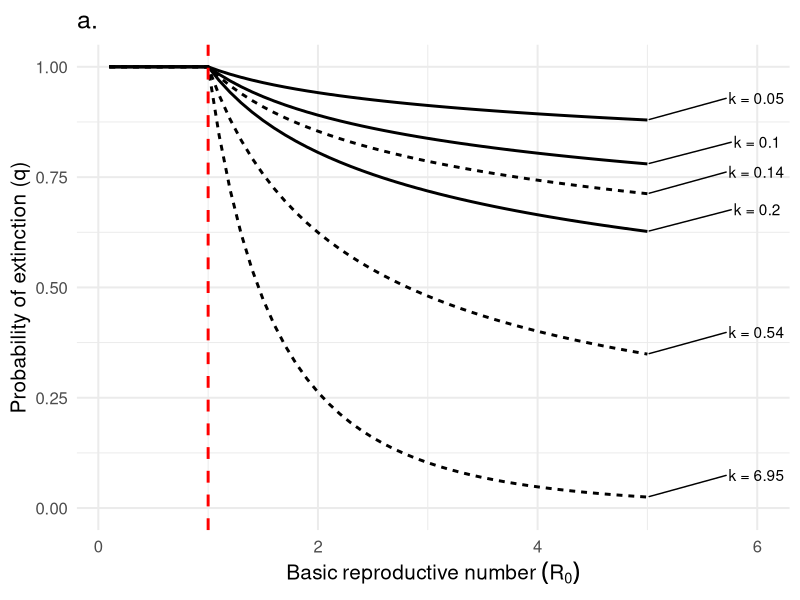
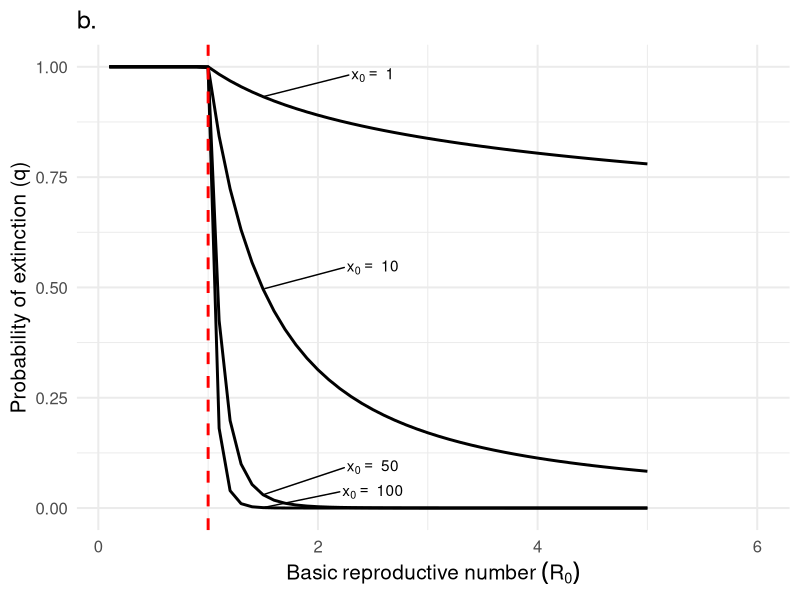
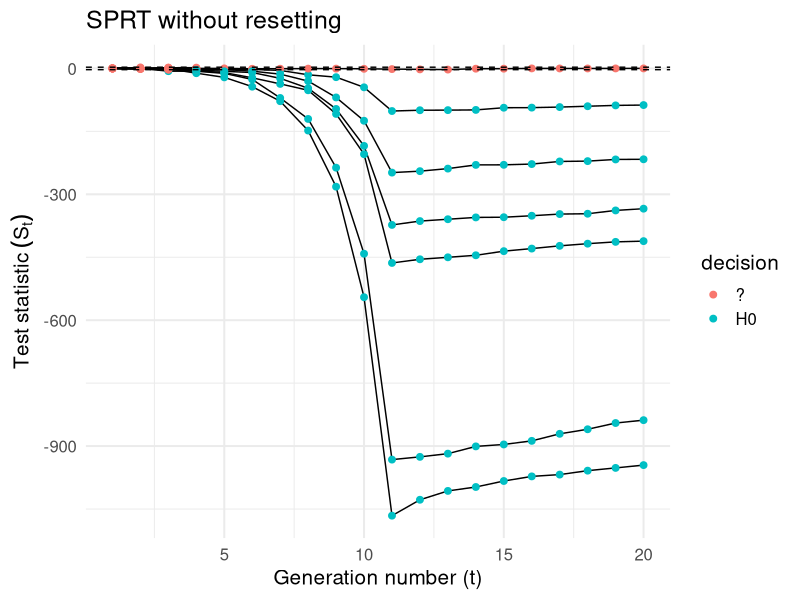
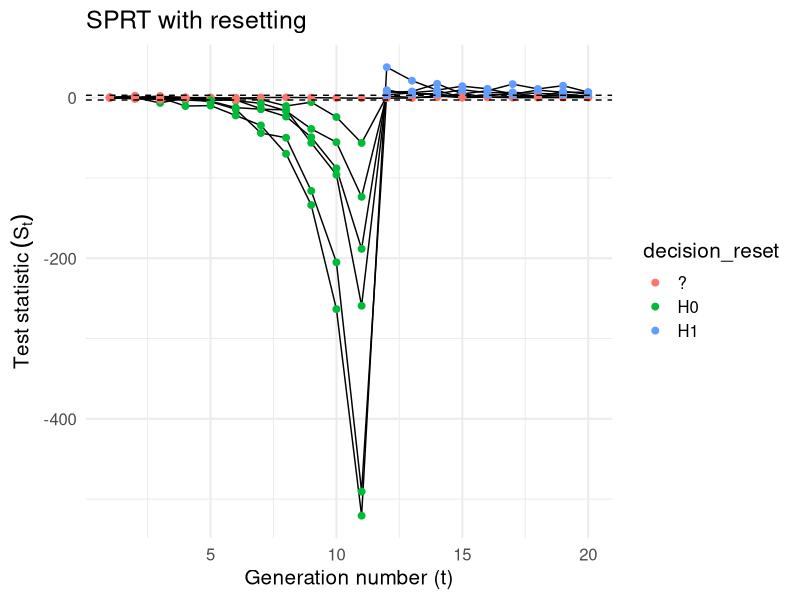
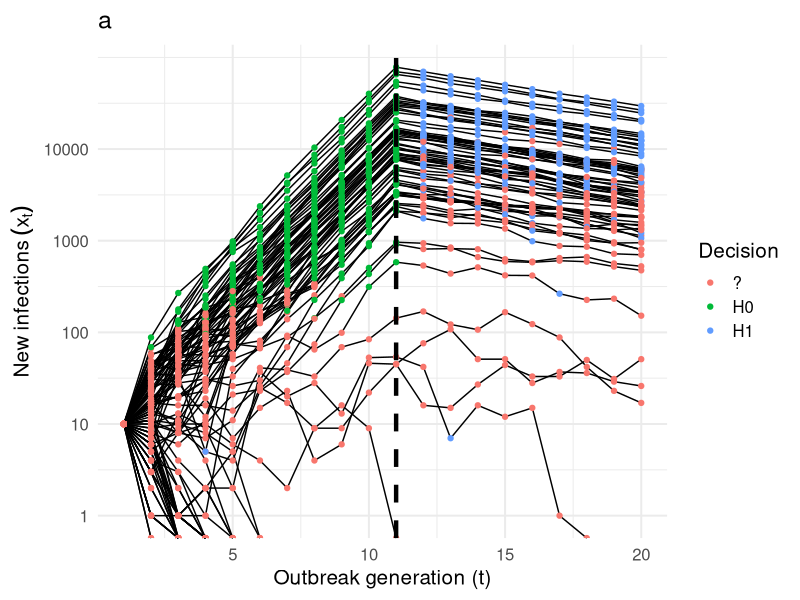
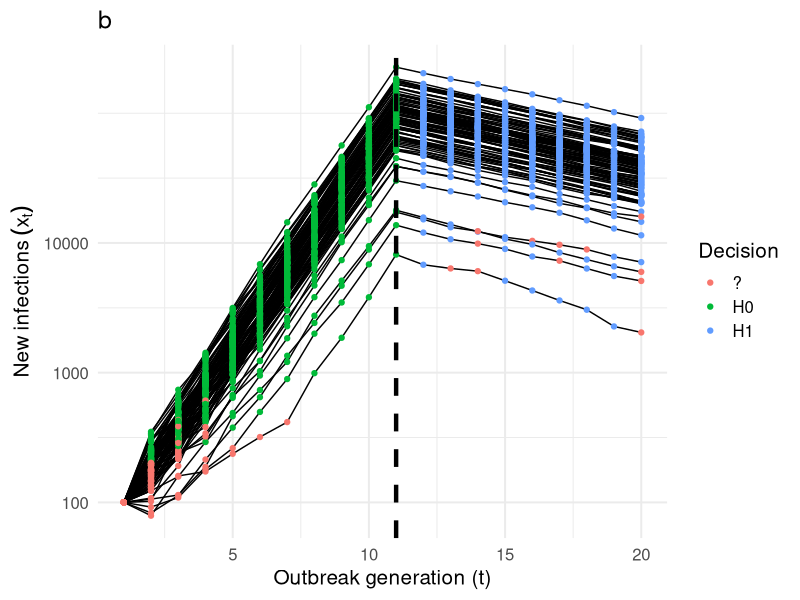
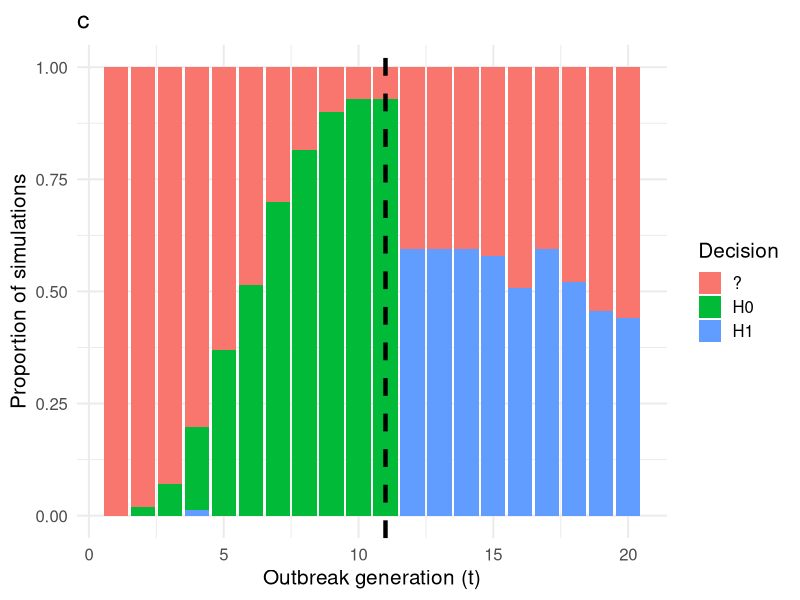
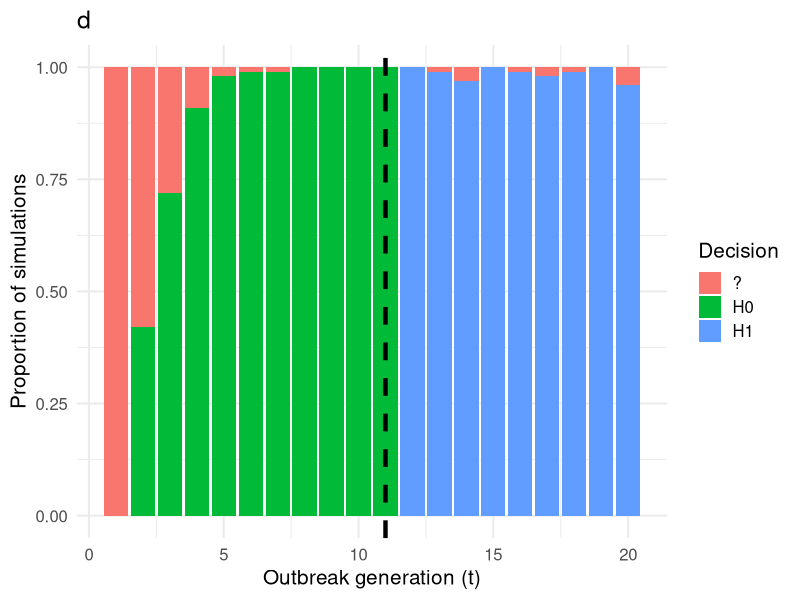

The R script that drew these images, in order: (Note: this script raises an error after producing the figures.)
## ---- chunk 1
knitr::opts_chunk$set(echo = FALSE)
suppressMessages(library(tidyverse))

# branching process model
episim <- function (t, i_0, r0, disp, cont, nsim) {
  
  # init list to store each simulation
  out_list <- vector("list", nsim)
  
  for (k in seq_along(out_list)) {
    # initialize data frame
    out <- tibble("time" = t
                  , "R0_true" = r0
                  , "disp_true" = disp
                  , "control" = cont
                  , "infected" = NA
                  , "simulation" = k)
    out[1, "infected"] <- i_0
    
    # branching process simulations
    for (i in 2:length(t)) {
      out[i, "infected"] <- sum(rnbinom(n = unlist(out[i-1, "infected"]), # number infected in previous time step
                                        mu = (1 - unlist(out[i-1, "control"]))  * unlist(out[i-1, "R0_true"]), # (controlled) R
                                        size = unlist(out[i-1, "disp_true"]))) # dispersion
      if(out[i, "infected"] == 0) break
    }
    # save in out_list
    out_list[[k]] <- out %>% filter(!is.na(infected))
  }
  return(bind_rows(out_list))
}

# if it is true that for X_i ~ NB(mu, k) iid that sum(X_i) ~ NB(sum(mu), sum(k)) then the P( x_{t+1} | x_t, theta ) is 
# dnbinom(x = x1, mu = x0 * r0, size = x0 * disp) because the X_i are iid

objfn <- function(r, x1, x0, dispersion) {
  # likelihood( x1 | x0, r, dispersion )
  dnbinom(x = x1, mu = x0*r, size = x0*dispersion)
}


#  find restricted MLE under h_0 or h_1
likelihood <- function (x_prev, x_now, disp, interval = c(), guess = 1.5) {
  opt <- optim(par = guess, fn = objfn, control = list(fnscale = -1), 
      method = "Brent", lower = interval[1], upper = interval[2],
      x0 = x_prev, x1 = x_now, dispersion = disp)
  return(opt$value)
}

# sequential test functions
calc_sr <- function(data, accept_reg = c(1 + 10^-6, 2.5), reject_reg = c(0, 1)) {
  
  # initialize empty columns for likelihood calculations
  data$lik0 <- NA
  data$lik1 <- NA
  
  # parameter space
  theta0 <- accept_reg
  theta1 <- reject_reg
  
  # use midpoint of interval as init guess for optim (Brent's method)
  guess0 <- accept_reg[1] + (accept_reg[2] - accept_reg[1]) / 2 
  guess1 <- reject_reg[1] + (reject_reg[2] - reject_reg[1]) / 2 
  
  sim_number <- 1
  for (i in 2:nrow(data)) {
    
    if (data[i, "simulation"] == sim_number + 1) {
      # skip calculation of likelihood for the first observation in each simluation
      sim_number <- sim_number + 1
      next
    }
    
    # observed states and known pars
    x0 <- unlist(data[i-1, "infected"])
    x1 <- unlist(data[i, "infected"])
    disp <- unlist(data[i-1, "disp_true"])
    
    # likelihood calculation
    data[i,"lik0"] <- likelihood(x_prev = x0, x_now = x1, disp = disp,  # p(x_now | x_prev, disp, theta \in Theta_0)
                                   interval = theta0, guess = guess0)
    data[i,"lik1"] <- likelihood(x_prev = x0, x_now = x1, disp = disp,  # p(x_now | x_prev, disp, theta \in Theta_1)
                                   interval = theta1, guess = guess1)
  }
  
  return(data)
}

calc_reset_sr <- function(data) {
  
  # init vectors to hold reset sprt (cumulative sr) and decision
  sprt_reset <- vector("numeric", length = nrow(data))
  decision_reset <- vector("character", length = nrow(data))
  
  # init data
  sr <- data$sr
  a <- unique(data$a)
  b <- unique(data$b)
  
  # both models are equally likely for first observation
  sprt_reset[1] <- 0
  decision_reset[1] <- "?"
  
  sim_number <- 1
  for (i in 2:nrow(data)) {
    
    if (data[i, "simulation"] == sim_number + 1) {
      # skip calculation of resetting sprt for the first observation in each simluation
      sim_number <- sim_number + 1
      sprt_reset[i] <- 0
      decision_reset[i] <- "?"
      next
    }
    
    # if no decision has been made, update SPRT
    # otherwise, reset the SPRT
    ifelse(decision_reset[i] == "?",
           sprt_reset[i] <- sprt_reset[i-1] + sr[i],
           sprt_reset[i] <- sr[i])
    
    # if SPRT has crossed bounds, make decision
    # otherwise continue sampling
    ifelse(sprt_reset[i] < b
           ,{decision_reset[i] <- "H0"}#; sprt_reset[i+1] <- sr[i+1]; next}
           ,ifelse(sprt_reset[i] > a
                   ,{decision_reset[i] <- "H1"}#; sprt_reset[i+1] <- sr[i+1]; next}
                   ,{decision_reset[i] <- "?"})
    )
  }
  
  # attach reset sprt calculations and decisions to df
  data$sprt_reset <- sprt_reset
  data$decision_reset <- decision_reset
  
  return(data)
}

my_theme <- function(...) theme_minimal(base_size = 15) 
## ---- chunk 2
# set params and init conds
t <- 1:20
r0 <- c(rep(2, 10), rep(0.9, 10)) # lockdown starts at t = 11
disp <- 0.10 # median of posterior estimate of k for SARS-CoV-2 (Endo et al. 2020)
i_0 <- 100
cont <- 0
n <- 100
## ---- chunk 3
# per supplement of lloyd-smith et al. 2005:
# The probability that the population is extinct by the nth generation is denoted q and the pgf is denoted g(s).
# Then q = g_n(q)  as n -> inf and q is bounded [0,1]
# where g(s) = (1 + (r0/k) * (1 - s*))^(-k), for the NB model
# and g_0(s) = s, g_1(s) = g(s), ..., g_n+1(s) = g(g_n(s))

# probability generating function for NB
gfun <- function (s, r0, k) { # g(s; r0, k) 
  return((1 + (r0/k) * (1 - s))^(-k))
}

# estimates of k for SARS-CoV-2 
k_vec <- c(0.54, 0.14, 6.95, # median and 90 % highest density interval from Riou and Althaus (2020) Euro Surveill
           0.1, 0.05, 0.2)   # endo et al. 2020 wellcome open research
r0_vec <- seq(0.1, 5, by = 0.1)
q_list <- vector("list", length(k_vec)*length(r0_vec))
niteration <- 10^4

# calculate g_n(0) as n -> niteration. This is the probality of extinction when there is initially 1 infected
x <- 1
for (i in seq_along(k_vec)) {
  # init vector to store values of q
  for (j in seq_along(r0_vec)) {
    q <- vector("numeric", length = niteration + 1)
    q[1] <- 0 # g_0(0)
    # calculate g_1(0), ..., g_n(0)
    for (k in 1:(niteration + 1)) {
      q[k + 1] <- gfun(q[k], r0_vec[j], k_vec[i])  
    }
  # create df and store in q_list
  q_list[[x]] <- tibble(n = 0:(niteration + 1),
                        pext = q,
                        k = k_vec[i],
                        r0 = r0_vec[j])
  x <- x + 1
  }
}

## ---- chunk 4
# probability of extinction
extinction_df <- 
  q_list %>% bind_rows() %>%
group_by(k, r0) %>%
summarize(p_extinction = max(pext)) %>%
mutate(estimate = case_when(k == 0.1 | k == 0.54 ~ "a.median",
                            k == 0.05 | k == 0.14 | k == 6.95 | k == 0.2 ~ "b.interval"),
       source = case_when(k == 0.05 | k == 0.1 | k == 0.2 ~ "Endo et al. (2020)",
                          k == 0.14 | k == 0.54 | k == 6.95 ~ "Riou & Althaus (2020)"))

# pal <- c("#440154FF", "#55C667FF") # set manual color palette
extinction_df %>%
  mutate(label = if_else(r0 == max(r0), paste0("k = ",k), NA_character_)) %>%
  ggplot(aes(x = r0, y = p_extinction, group = k, linetype = source)) +#, col = source, linetype = estimate)) +
  geom_line(size = 1) + 
  #viridis::scale_color_viridis(discrete = T) +
  #scale_color_manual(values = pal) +
  geom_vline(aes(xintercept = 1), linetype = "dashed", size = 1, col = "red") +
  ylim(0,1) +
  my_theme() + theme(legend.position = "none") +
  labs(title = "a.",
       x = expression(Basic ~ reproductive ~ number ~ (R[0])) ,
       y = "Probability of extinction (q)",
       col = "dispersion (k)") +
  ggrepel::geom_text_repel(aes(label = label), nudge_y = 0.05, nudge_x = 1, na.rm = TRUE)


extinction_df %>%
  #filter(source == "Endo et al. (2020)") %>%
  filter(k == 0.1) %>%
  expand_grid(z0 = c(1, 10, 50, 100)) %>%
  mutate(p_extinction = p_extinction^z0) %>%
  mutate(label = if_else(near(r0, 1.5), paste("x[0] == ~" ,z0), NA_character_)) %>%
  ggplot(aes(x = r0, y = p_extinction, group = z0)) +#, col = source, linetype = estimate)) +
  geom_line(size = 1) +
  geom_vline(aes(xintercept = 1), linetype = "dashed", size = 1, col = "red") +
  ylim(0,1) +
  my_theme() + theme(legend.position = "none") +
  labs(title = "b.",
       x = expression(Basic ~ reproductive ~ number ~ (R[0])) ,
       y = "Probability of extinction (q)",
       col = "dispersion (k)") +
  ggrepel::geom_text_repel(aes(label = label), nudge_y = 0.05, nudge_x = 1, na.rm = TRUE, parse = TRUE)


## ---- chunk 5


#likelihood(x_prev = 10, x_now = 20, disp = 0.16, interval = c(1, 2.5))

## ---- chunk 6
set.seed(123)
df_break_high <- episim(t = t, i_0 = 100, r0 = r0, disp = disp, cont = cont, nsim = 100)
df_break_low <- episim(t = t, i_0 = 10, r0 = r0, disp = disp, cont = cont, nsim = 100)

df_break_high <- calc_sr(df_break_high)
df_break_low <- calc_sr(df_break_low) 

break_high_sprt <- df_break_high %>%
  group_by(simulation) %>%
  mutate(sr = log(lik1/lik0) ,
         sr = ifelse(is.na(sr), 0, sr),
         sprt = cumsum(sr),
         a = log( (1 - 0.05)/ 0.05),
         b = log(0.05/(1 - 0.05)),
         decision = case_when(sprt <= a & sprt >= b ~"?",
                              sprt > a ~ "H1",
                              sprt < b ~ "H0"))

break_low_sprt <- df_break_low %>%
  group_by(simulation) %>%
  mutate(sr = log(lik1/lik0) ,
         sr = ifelse(is.na(sr), 0, sr),
         sprt = cumsum(sr),
         a = log( (1 - 0.05)/ 0.05),
         b = log(0.05/(1 - 0.05)),
         decision = case_when(sprt <= a & sprt >= b ~"?",
                              sprt > a ~ "H1",
                              sprt < b ~ "H0"))

break_high_sprt <- calc_reset_sr(break_high_sprt)
break_low_sprt <- calc_reset_sr(break_low_sprt)
# test_sprt
## ---- chunk 7
break_low_sprt %>%
  filter(simulation %in% 1:10) %>%
  ggplot() +
  geom_line(aes(x = time, y = sprt, group = simulation)) +
  geom_point(aes(x = time, y = sprt, group = simulation, col = decision), size = 2) +
  geom_hline(aes(yintercept = a), linetype = "dashed") +
  geom_hline(aes(yintercept = b), linetype = "dashed") +
  labs(title = "SPRT without resetting",
       # caption = "Previous confirmation of H0 overwhelms new information that is consistent with H1",
       y = expression(Test ~ statistic ~ (S[t])),
       x = "Generation number (t)") +
  my_theme()

break_low_sprt %>%
  filter(simulation %in% 1:10) %>%
  ggplot() +
  geom_line(aes(x = time, y = sprt_reset, group = simulation)) +
  geom_point(aes(x = time, y = sprt_reset, group = simulation, col = decision_reset), size = 2) +
  geom_hline(aes(yintercept = a), linetype = "dashed") +
  geom_hline(aes(yintercept = b), linetype = "dashed") +
  labs(title = "SPRT with resetting",       
       y = expression(Test ~ statistic ~ (S[t])),
       x = "Generation number (t)") +
  my_theme()
## ---- chunk 8
break_low_sprt %>%
  ggplot() +
  geom_line(aes(x = time, y = infected, group = simulation)) +
  geom_point(aes(x = time, y = infected, group = simulation, col = decision_reset)) +
  geom_vline(aes(xintercept = 11), linetype = "dashed", size = 1.5) +
  scale_y_log10(breaks = c(1, 10, 100, 1000, 10000)) +
  labs(title = "a",#title = "Outbreak sizes and decisions",
       y = expression(New~infections~(x[t])),
       x = "Outbreak generation (t)",
       col = "Decision") + 
  my_theme()

break_high_sprt %>%
  ggplot() +
  geom_line(aes(x = time, y = infected, group = simulation)) +
  geom_point(aes(x = time, y = infected, group = simulation, col = decision_reset)) +
  geom_vline(aes(xintercept = 11), linetype = "dashed", size = 1.5) +
  scale_y_log10(breaks = c(1, 10, 100, 1000, 10000)) +
  labs(title = "b",#title = "Outbreak sizes and decisions",
       y = expression(New~infections~(x[t])),
       x = "Outbreak generation (t)",
       col = "Decision") + 
  my_theme()
  
# threshold <- 5000
# break_low_sprt %>%
#   group_by(simulation) %>%
#   filter(max(infected) >= threshold) %>%
#   ggplot() +
#   geom_line(aes(x = time, y = infected, group = simulation)) +
#   geom_point(aes(x = time, y = infected, group = simulation, col = decision_reset)) +
#   scale_y_log10(breaks = c(1, 10, 100, 1000, 10000)) +
#   labs(title = "Outbreak sizes and decisions",
#        x = "outbreak generation (t)",
#        col = "decision") + 
#   my_theme()


## ---- chunk 9
break_low_sprt %>%
  group_by(time) %>%
  count(decision_reset) %>%
  complete(nesting(decision_reset = c("?", "H0", "H1")), fill = list(n = 0)) %>%
  ggplot() +
  geom_bar(aes(x = time, y = n, fill = decision_reset), stat = "identity", position = "fill") +
  geom_vline(aes(xintercept = 11), linetype = "dashed", size = 1.5) +
  labs(title = "c",#title = "Conclusions of of reset SPRT over time",
       #subtitle = "H0 is true from t = 1:10; H1 is true from t =11:20",
       y = "Proportion of simulations",
       x = "Outbreak generation (t)",
       fill = "Decision") +
  my_theme()

break_high_sprt %>%
  group_by(time) %>%
  count(decision_reset) %>%
  complete(nesting(decision_reset = c("?", "H0", "H1")), fill = list(n = 0)) %>%
  ggplot() +
  geom_bar(aes(x = time, y = n, fill = decision_reset), stat = "identity", position = "fill") +
  geom_vline(aes(xintercept = 11), linetype = "dashed", size = 1.5) +
  labs(title = "d",#title = "Conclusions of of reset SPRT over time",
       #subtitle = "H0 is true from t = 1:10; H1 is true from t =11:20",
       y = "Proportion of simulations",
       x = "Outbreak generation (t)",
       fill = "Decision") +
  my_theme()

# break_low_sprt %>%
#   group_by(simulation) %>%
#   mutate(bigenough = ifelse(max(infected) >= threshold , TRUE, FALSE)) %>%
#   ungroup() %>%
#   filter(bigenough == TRUE) %>% #View()
#   group_by(time, bigenough) %>%
#   count(decision_reset) %>% 
#   complete(nesting(decision_reset = c("?", "H0", "H1")), fill = list(n = 0)) %>% #View()
#   ggplot() +
#   geom_bar(aes(x = time, y = n, fill = decision_reset), stat = "identity", position = "fill") +
#   labs(title = "Conclusions of of reset SPRT over time",
#        subtitle = "H0 is true from t = 1:10; H1 is true from t =11:20",
#        caption = "Subset of simulations where max(Xi >= 5000)",
#        y = "proportion of simulations",
#        x = "outbreak generation (t)",
#        fill = "decision") +
#   my_theme()

## ---- chunk 10
r_linear <- seq(2, 0.1, by = -0.1)
thresh_R <- 0.7
rejection <- c(0, thresh_R)
acceptance <- c(thresh_R + 10^-6, 2.5)

set.seed(123)
df_lin_high <- episim(t = t, i_0 = 10^2, r0 = r_linear, disp = disp, cont = cont, nsim = 100)
df_lin_low <- episim(t = t, i_0 = 10^1, r0 = r_linear, disp = disp, cont = cont, nsim = 100)
## ---- chunk 11
lin_high_sprt <- calc_sr(df_lin_high, accept_reg = acceptance, reject_reg = rejection)
lin_low_sprt <- calc_sr(df_lin_low, accept_reg = acceptance, reject_reg = rejection)

lin_high_sprt <- lin_high_sprt %>%
  group_by(simulation) %>%
  mutate(sr = log(lik1/lik0) ,
         sr = ifelse(is.na(sr), 0, sr),
         sprt = cumsum(sr),
         a = log( (1 - 0.05)/ 0.05),
         b = log(0.05/(1 - 0.05)),
         decision = case_when(sprt <= a & sprt >= b ~"?",
                              sprt > a ~ "H1",
                              sprt < b ~ "H0"))

lin_low_sprt <- lin_low_sprt %>%
  group_by(simulation) %>%
  mutate(sr = log(lik1/lik0) ,
         sr = ifelse(is.na(sr), 0, sr),
         sprt = cumsum(sr),
         a = log( (1 - 0.05)/ 0.05),
         b = log(0.05/(1 - 0.05)),
         decision = case_when(sprt <= a & sprt >= b ~"?",
                              sprt > a ~ "H1",
                              sprt < b ~ "H0"))

lin_high_sprt <- calc_reset_sr(lin_high_sprt)
lin_low_sprt <- calc_reset_sr(lin_low_sprt)


## ---- chunk 12
lin_low_sprt %>%
  ggplot() +
  geom_line(aes(x = time, y = infected, group = simulation)) +
  geom_point(aes(x = time, y = infected, group = simulation, col = decision_reset)) +
  geom_vline(aes(xintercept = which(r_linear == 0.7)), linetype = "dashed", size = 1.5) +
  geom_vline(aes(xintercept = which(r_linear == 1)), size = 1.5) +
  scale_y_log10() +
  viridis::scale_color_viridis(discrete = TRUE) +
  labs(title = "a",#title = "Outbreak sizes and decisions",
       y = expression(New~infections~(x[t])),
       x = "Outbreak generation (t)",
       col = "Decision") + 
  my_theme()

lin_high_sprt %>%
  ggplot() +
  geom_line(aes(x = time, y = infected, group = simulation)) +
  geom_vline(aes(xintercept = which(r_linear == 0.7)), linetype = "dashed", size = 1.5) +
  geom_vline(aes(xintercept = which(r_linear == 1)), size = 1.5) +
  scale_y_log10() +
  labs(title = "b",#title = "Outbreak sizes and decisions",
       y = expression(New~infections~(x[t])),
       x = "Outbreak generation (t)",
       col = "Decision") + 
  my_theme()
## ---- chunk 13
lin_low_sprt %>%
  group_by(time) %>%
  count(decision_reset) %>%
  complete(nesting(decision_reset = c("?", "H0", "H1")), fill = list(n = 0)) %>%
  ggplot() +
  geom_bar(aes(x = time, y = n, fill = decision_reset), stat = "identity", position = "fill", width = 1) +
  geom_vline(aes(xintercept = which(r_linear == 0.7)), linetype = "dashed", size = 1.5) +
  geom_vline(aes(xintercept = which(r_linear == 1)), size = 1.5) +
  viridis::scale_fill_viridis(discrete = TRUE, alpha = 0.7) +
  labs(title = "c",#title = "Conclusions of of reset SPRT over time",
       #subtitle = "H0 is true from t = 1:10; H1 is true from t =11:20",
       y = "Proportion of simulations",
       x = "Outbreak generation (t)",
       fill = "Decision") +
  my_theme()

lin_high_sprt %>%
  group_by(time) %>%
  count(decision_reset) %>%
  complete(nesting(decision_reset = c("?", "H0", "H1")), fill = list(n = 0)) %>%
  ggplot() +
  geom_bar(aes(x = time, y = n, fill = decision_reset), stat = "identity", position = "fill", width = 1) +
  geom_vline(aes(xintercept = which(r_linear == 0.7)), linetype = "dashed", size = 1.5) +
  geom_vline(aes(xintercept = which(r_linear == 1)), size = 1.5)  +
  labs(title = "d",#title = "Conclusions of of reset SPRT over time",
       #subtitle = "H0 is true from t = 1:10; H1 is true from t =11:20",
       y = "Proportion of simulations",
       x = "Outbreak generation (t)",
       fill = "Decision") +
  my_theme()  
## ---- chunk 14
# see methods section of Merl et al. (2009) https://journals.plos.org/plosone/article?id=10.1371/journal.pone.0005807

t <- 1:50 # days
N <- 10^2  # pop size
i0 <- 1 # init infected
s0 <- N - i0 # init susc

r0 <- 2
gamma <- 1/5
beta <- r0 * gamma
k <- 0.1

out <- matrix(NA, nrow = length(t), ncol = 4)
out[,1] <- t
out[1,2] <- s0
out[1,3] <- i0
out[1, 4] <- 0 # no recovered


i <- 1
while(i < tail(t,1) & out[i,3] > 0) {
  # calculate probability of a susceptible (resp. infected) becomeing infected (resp. recovering)
  prob_inf <- (1 - (k / (k + beta * out[i,3])) ^ k)
  prob_rec <- (1 - exp(-gamma))
  # draw number of infected and recovered
  infected <- rbinom(1, size = out[i,2], prob = prob_inf )
  recovered <- rbinom(1, size = out[i,3], prob = prob_rec)
  # update data
  out[i + 1, 2] <- out[i, 2] - infected
  out[i + 1, 3] <- out[i, 3] + infected - recovered
  out[i + 1, 4] <- out[i, 4] + recovered
  
  i <- i + 1
}



out <- as_tibble(out)
names(out) <- c("time", "s", "i", "r")
out <- 
  out %>%  pivot_longer(cols = 2:4,
                      names_to = "class",
                      values_to = "number")

ggplot(out, aes(x = time, y = number, col = class)) +
  geom_line()

## ---- chunk 15
r_linear <- seq(2, 0.1, by = -0.1)
thresh_R <- 0.7
rejection <- c(0, thresh_R)
acceptance <- c(thresh_R + 10^-6, 2.5)

set.seed(123)
test <- episim(t = t, i_0 = 10^2, r0 = r_linear, disp = disp, cont = cont, nsim = n)

## ---- chunk 16
test_sprt <- calc_sr(test, accept = acceptance, reject = rejection)

test_sprt <-
  test_sprt %>%  
  group_by(simulation) %>%
  mutate(sr = log(lik1/lik0) ,
         sr = ifelse(is.na(sr), 0, sr),
         sprt = cumsum(sr),
         a = log( (1 - 0.05)/ 0.05),
         b = log(0.05/(1 - 0.05)),
         decision = case_when(sprt <= a & sprt >= b ~"?",
                              sprt > a ~ "H1",
                              sprt < b ~ "H0"))
test_sprt <- calc_reset_sr(test_sprt)

test_sprt <-
  test_sprt %>%
  group_by(simulation) %>%
  mutate(wt = 0.3,
          lagval  = lag(sr)) %>%
  rowwise() %>%
  mutate(wsprt = sum( (wt * sr) + ((1 - wt) * lagval), na.rm = TRUE),
         decision_wt = case_when(wsprt <= a & wsprt >= b ~"?",
                              wsprt > a ~ "H1",
                              wsprt < b ~ "H0")) %>%
  select(-lagval)

## ---- chunk 17
test_sprt %>%
  ggplot() +
  geom_line(aes(x = time, y = infected, group = simulation)) +
  geom_point(aes(x = time, y = infected, group = simulation, col = decision)) +
  geom_vline(aes(xintercept = which(r_linear == 0.7)), linetype = "dashed", size = 1.5) +
  geom_vline(aes(xintercept = which(r_linear == 1)), size = 1.5) +
  scale_y_log10() +
  viridis::scale_color_viridis(discrete = TRUE) +
  labs(title = "a",#title = "Outbreak sizes and decisions",
       y = expression(New~infections~(x[t])),
       x = "Outbreak generation (t)",
       col = "Decision") + 
  my_theme()


test_sprt %>%
  ggplot() +
  geom_line(aes(x = time, y = infected, group = simulation)) +
  geom_point(aes(x = time, y = infected, group = simulation, col = decision_reset)) +
  geom_vline(aes(xintercept = which(r_linear == 0.7)), linetype = "dashed", size = 1.5) +
  geom_vline(aes(xintercept = which(r_linear == 1)), size = 1.5) +
  scale_y_log10() +
  viridis::scale_color_viridis(discrete = TRUE) +
  labs(title = "a",#title = "Outbreak sizes and decisions",
       y = expression(New~infections~(x[t])),
       x = "Outbreak generation (t)",
       col = "Decision") + 
  my_theme()

test_sprt %>%
  ggplot() +
  geom_line(aes(x = time, y = infected, group = simulation)) +
  geom_point(aes(x = time, y = infected, group = simulation, col = decision_wt)) +
  geom_vline(aes(xintercept = which(r_linear == 0.7)), linetype = "dashed", size = 1.5) +
  geom_vline(aes(xintercept = which(r_linear == 1)), size = 1.5) +
  scale_y_log10() +
  viridis::scale_color_viridis(discrete = TRUE) +
  labs(title = "a",#title = "Outbreak sizes and decisions",
       y = expression(New~infections~(x[t])),
       x = "Outbreak generation (t)",
       col = "Decision") + 
  my_theme()
## ---- chunk 18
test_sprt %>%
  group_by(time) %>%
  count(decision) %>%
  complete(nesting(decision = c("?", "H0", "H1")), fill = list(n = 0)) %>%
  ggplot() +
  geom_bar(aes(x = time, y = n, fill = decision), stat = "identity", position = "fill", width = 1) +
  geom_vline(aes(xintercept = which(r_linear == 0.7)), linetype = "dashed", size = 1.5) +
  geom_vline(aes(xintercept = which(r_linear == 1)), size = 1.5)  +
  labs(title = "d",#title = "Conclusions of of reset SPRT over time",
       #subtitle = "H0 is true from t = 1:10; H1 is true from t =11:20",
       y = "Proportion of simulations",
       x = "Outbreak generation (t)",
       fill = "Decision") +
  my_theme()  

test_sprt %>%
  group_by(time) %>%
  count(decision_reset) %>%
  complete(nesting(decision_reset = c("?", "H0", "H1")), fill = list(n = 0)) %>%
  ggplot() +
  geom_bar(aes(x = time, y = n, fill = decision_reset), stat = "identity", position = "fill", width = 1) +
  geom_vline(aes(xintercept = which(r_linear == 0.7)), linetype = "dashed", size = 1.5) +
  geom_vline(aes(xintercept = which(r_linear == 1)), size = 1.5)  +
  labs(title = "d",#title = "Conclusions of of reset SPRT over time",
       #subtitle = "H0 is true from t = 1:10; H1 is true from t =11:20",
       y = "Proportion of simulations",
       x = "Outbreak generation (t)",
       fill = "Decision") +
  my_theme()  

test_sprt %>%
  group_by(time) %>%
  count(decision_wt) %>%
  complete(nesting(decision_wt = c("?", "H0", "H1")), fill = list(n = 0)) %>%
  ggplot() +
  geom_bar(aes(x = time, y = n, fill = decision_wt), stat = "identity", position = "fill", width = 1) +
  geom_vline(aes(xintercept = which(r_linear == 0.7)), linetype = "dashed", size = 1.5) +
  geom_vline(aes(xintercept = which(r_linear == 1)), size = 1.5)  +
  labs(title = "d",#title = "Conclusions of of reset SPRT over time",
       #subtitle = "H0 is true from t = 1:10; H1 is true from t =11:20",
       y = "Proportion of simulations",
       x = "Outbreak generation (t)",
       fill = "Decision") +
  my_theme()  
